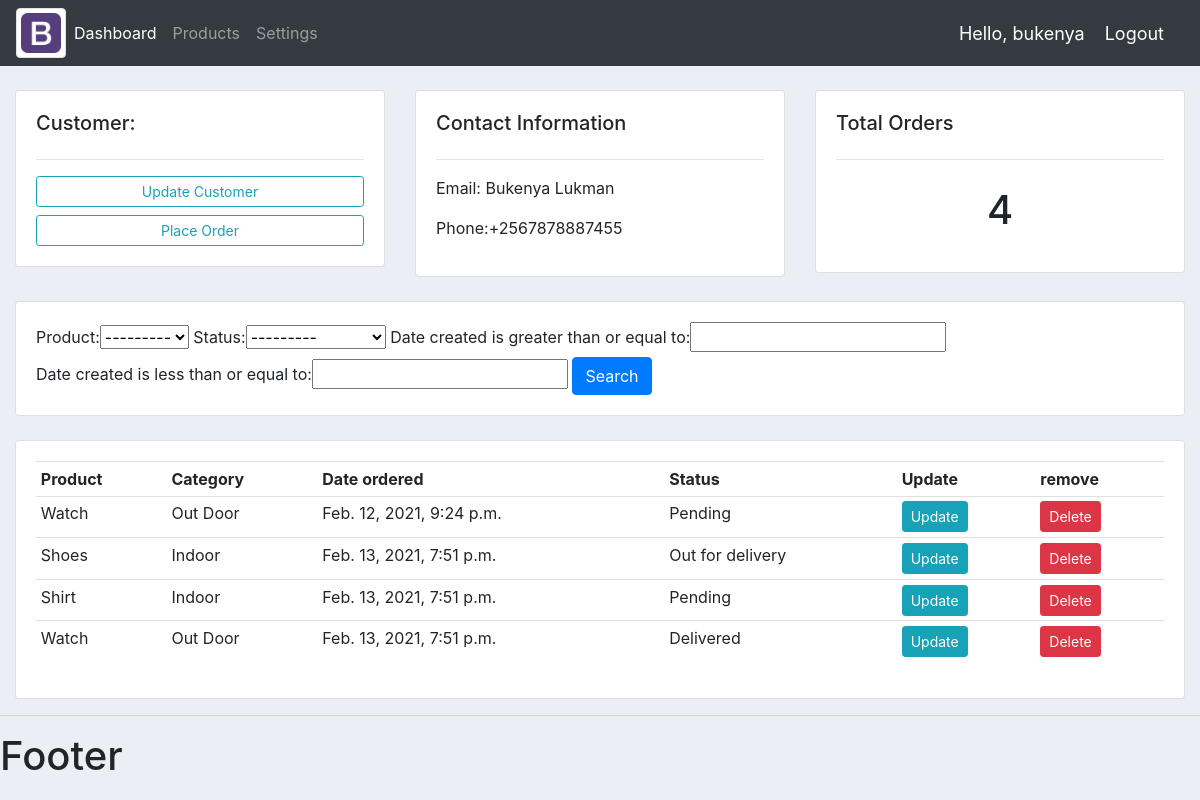
Screenshot of /customers/1/ (signed in) with the database file from the repository.
### accounts/models.py (models this page shows, shortened)
class Customer(models.Model):
	name = models.CharField(max_length=200, null=True)
	phone = models.CharField(max_length=200, null=True)
	email = models.CharField(max_length=200, null=True)
	date_created = models.DateTimeField(auto_now_add=True, null=True)

class Order(models.Model):
	customer = models.ForeignKey(Customer, null=True, on_delete=models.SET_NULL)
	product  = models.ForeignKey(Product, null=True, on_delete=models.SET_NULL)
	date_created = models.DateTimeField(auto_now_add=True)
	status = models.CharField(max_length=200, null=True, choices=STATUS)

class Product(models.Model):
	name = models.CharField(max_length=200, null=True)
	price = models.FloatField(null=True)
	category = models.CharField(max_length=200, null=True, choices=CATEGORY)
	description = models.TextField(null=True)
	date_created = models.DateTimeField(auto_now_add=True)
	tags = models.ManyToManyField(Tag)
	def __str__(self):
		return self.name

### accounts/views.py (the view)
# urls.py: path('customers/<int:pk>/', customer, name="customer"),
@login_required()
def customer(request, pk):
	customer = Customer.objects.get(id=pk)
	orders = customer.order_set.all()
	total_orders = orders.count()
	myFilter = OrderFilter(request.GET, queryset=orders)
	orders = myFilter.qs
	context = {
		'customer':customer,
		'orders':orders,
		'total_orders':total_orders,
		'myFilter':myFilter,
	}
	return render(request, 'accounts/customer.html',context)

### accounts/templates/accounts/customer.html
{% extends 'base.html' %}
{% block content %}
<br>
<div class="row">
	<div class="col-md">
		<div class="card card-body">
			<h5>Customer:</h5>
			<hr>
			<a class="btn btn-outline-info btn-sm btn-block" href="#">Update Customer</a>
			<a class="btn btn-outline-info btn-sm btn-block" href="{% url 'accounts:create_order' customer.id %}">Place Order</a>
		</div>
	</div>
	<div class="col-md">
		<div class="card card-body">
			<h5>Contact Information</h5>
			<hr>
			<p>Email: {{customer.name}}</p>
			<p>Phone:{{customer.phone}}</p>
		</div>
	</div>
	<div class="col-md">
		<div class="card card-body">
			<h5>Total Orders</h5>
			<hr>
			<h1 style="text-align: center;padding: 10px;">{{total_orders}}</h1>
		</div>
	</div>
</div>
<br>
<div class="row">
	<div class="col-md-12">
		<div class="card card-body">
			<form method="get">
				{{myFilter.form}}
				<button class="btn btn-primary" type="submit">Search</button>
			</form>
		</div>
	</div>
</div>
<br>
<div class="row">
	<div class="col-md">
		<div class="card card-body">
			<table class="table table-sm">
				<tr>
					<th>Product</th>
					<th>Category</th>
					<th>Date ordered</th>
					<th>Status</th>
					<th>Update</th>
					<th>remove</th>
				</tr>
					{% for order in orders %}
					<tr>
						<td>{{order.product}}</td>
						<td>{{order.product.category}}</td>
						<td>{{order.date_created}}</td>
						<td>{{order.status}}</td>
						<td><a class="btn btn-sm btn-info" href="" >Update</a></td>
							<td><a class="btn btn-sm btn-danger" href="">Delete</a></td>
					</tr>
					{% endfor %}
			</table>
		</div>
	</div>
</div>
{% endblock %}

### accounts/templates/accounts/navbar.html (shortened to what this page needs)
{% load static %}
<nav class="navbar navbar-expand-lg navbar-dark bg-dark">
  <img class="img-fluid img-thumbnail rounded mx-auto d-block" height="60px" width="50px"  alt="Responsive image" src="{% static 'images/logo.png'%}">
  <div class="collapse navbar-collapse" id="navbarNavAltMarkup">
    <div class="navbar-nav">
      <a class="nav-item nav-link active" href="{% url 'accounts:home' %}">Dashboard</a>
      <a class="nav-item nav-link" href="{% url 'accounts:products' %}">Products</a>
        <a class="nav-item nav-link" href="#">Settings</a>
    </div>
  </div>
  <span class="hello-msg">Hello, {{request.user}}</span>
  <span><a class="hello-msg" href="{% url 'accounts:logout' %}">Logout</a></span>
</nav>

### static/css/main.css (style rules this page uses)
body { background-color: #ebeff5; }

### accounts/templates/accounts/navbar.html (style rules this page uses)
.hello-msg { font-size: 18px; color: #fff; margin-right: 20px; }

### rows the page displays
Customer: name "Bukenya Lukman", phone "+2567878887455"
Order: product "Watch", product.category "Out Door", date_created "Feb. 12, 2021, 9:24 p.m.", status "Pending"
Order: product "Shoes", product.category "Indoor", date_created "Feb. 13, 2021, 7:51 p.m.", status "Out for delivery"
Order: product "Shirt", product.category "Indoor", date_created "Feb. 13, 2021, 7:51 p.m.", status "Pending"
Order: product "Watch", product.category "Out Door", date_created "Feb. 13, 2021, 7:51 p.m.", status "Delivered"

### other values shown
{{ request.user }} "bukenya"
{{ total_orders }} "4"
